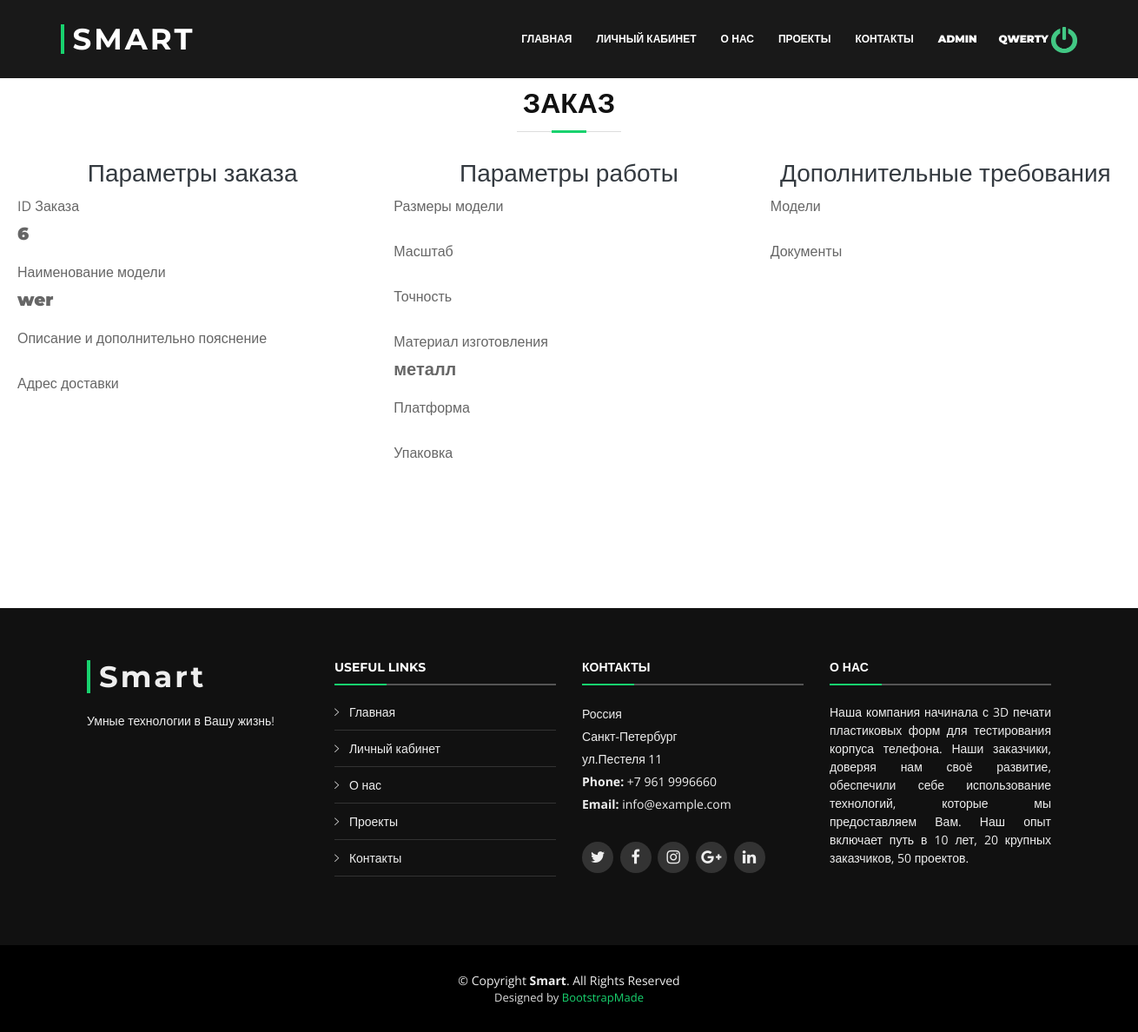
The page /services/order-details-3d.php?id=6 (signed in) on the database its author committed.
### tables this page shows
CREATE TABLE `users` (
  `id` int(11) NOT NULL,
  `login` varchar(255) NOT NULL,
  `phone` varchar(255) NOT NULL,
  `email` varchar(255) NOT NULL,
  `password` varchar(255) NOT NULL,
  `confirm_mail` varchar(255) NOT NULL,
  `verified` int(11) NOT NULL DEFAULT 0,
  `first_name` varchar(255) NOT NULL,
  `second_name` varchar(255) NOT NULL,
  `admin_param` varchar(255) NOT NULL
);

CREATE TABLE `orders_3d` (
  `id` int(11) NOT NULL,
  `user_id` int(11) NOT NULL,
  `service` varchar(255) NOT NULL,
  `create_at` datetime NOT NULL DEFAULT current_timestamp(),
  `address` longtext NOT NULL,
  `user_name` varchar(255) NOT NULL,
  `status` varchar(255) NOT NULL DEFAULT 'Новый',
  `model` varchar(255) NOT NULL,
  `description` text NOT NULL,
  `size_model` varchar(255) NOT NULL,
  `scale` varchar(255) NOT NULL,
  `accuracy` varchar(255) NOT NULL,
  `material` varchar(255) NOT NULL,
  `platform` varchar(255) NOT NULL,
  `packaging` varchar(255) NOT NULL,
  `file_modeles` varchar(255) NOT NULL,
  `file_document` varchar(255) NOT NULL,
  `category_id` int(11) NOT NULL
);

### services/order-details-3d.php (the view, shortened to what this page needs)
<?php
	include $_SERVER['DOCUMENT_ROOT'] ."/parts/header.php";
	include $_SERVER['DOCUMENT_ROOT'] ."/modules/services/order-vr.php";
	$sql = "SELECT * FROM `orders_3d` WHERE `id` = '" . $_GET['id'] . "' AND `user_id` = '" . $_COOKIE['polzovatel_id'] . "' ORDER BY `create_at` DESC";
	$result = $conn->query($sql);
	$row = mysqli_fetch_assoc($result);
?>
<div id="login_block" style="height: 600px">
          <header class="section-header">
            <h3 class="section-title">ЗАКАЗ</h3>
              </header>
<div class="container-fluid" id="form-service" style="padding-top: 10px; background-color: #fff; width: 1300px;">
	<form method="POST">
		<div class="row">
			<div id="form-text" class="col">
				<h3 class="text-center text-dark h3">Параметры заказа</h3>
				<div class="form-group">
					<label for="model">ID Заказа</label>
					<h5 class="text-dark-h3" > <?php echo $row['id'] ?></h5>
				  </div>
				<div class="form-group">
					<label for="model">Наименование модели</label>
					<h5 class="text-dark-h3" > <?php echo $row['model'] ?></h5>
				  </div>
				  <div class="form-group">
					<label for="description">Описание и дополнительно пояснение</label>
				  </div>
				  <div class="form-group">
					<label for="document">Адрес доставки</label>
				  </div>
			</div>
			<div id="form-text" class="col">
				<h3 class="text-center text-dark h3">Параметры работы</h3>
				<div class="form-group">
					<label for="size_model">Размеры модели</label>
				  </div>
				  <div class="form-group">
					<label for="scale">Масштаб</label>
				  </div>
				   <div class="form-group">
					<label for="accuracy">Точность</label>
				  </div>
				  <div class="form-group">
					<label for="material">Материал изготовления</label>
					<h5 class="text-dark-h3" > <?php echo $row['material'] ?></h5>
				  </div>
				   <div class="form-group">
					<label for="platform">Платформа</label>
				  </div>
				  <div class="form-group">
					<label for="packaging">Упаковка</label>
				  </div>
			</div>
			<div id="form-text" class="col">
				<h3 class="text-center text-dark h3">Дополнительные требования</h3>
				<div id="other">
				<div class="form-group">
					<label for="modeles">Модели</label>
				  </div>
				  <div class="form-group">
					<label for="document">Документы</label>
				  </div>
					</div>
				</div>
			</div>
		</div>
</div>
<?php
	include $_SERVER['DOCUMENT_ROOT'] ."/parts/footer.php"
?>

### parts/header.php (shortened to what this page needs)
<!DOCTYPE html>
<html lang="en">
<head>
  <link href="../assets/vendor/bootstrap/css/bootstrap.min.css" rel="stylesheet">
  <link href="../assets/vendor/icofont/icofont.min.css" rel="stylesheet">
  <link href="../assets/vendor/font-awesome/css/font-awesome.min.css" rel="stylesheet">
  <link href="../assets/vendor/ionicons/css/ionicons.min.css" rel="stylesheet">
  <link href="../assets/vendor/animate.css/animate.min.css" rel="stylesheet">
  <link href="../assets/vendor/venobox/venobox.css" rel="stylesheet">
  <link href="../assets/vendor/owl.carousel/assets/owl.carousel.min.css" rel="stylesheet">
  <link href="../assets/vendor/aos/aos.css" rel="stylesheet">
  <link href="../assets/css/style.css" rel="stylesheet">
  <link href="../assets/css/new.css" rel="stylesheet">
</head>
<body>
  <?php
    include $_SERVER['DOCUMENT_ROOT'] ."/config/db.php";
   ?>
<!-- <?php
      if (isset($_COOKIE["polzovatel_id"])) {
        $link = ("/personal.php");
      } else {
        $link = ("/index.php");
        echo "<script>alert(\"Вы не авторизованы\");</script>";
        }
      ?> -->
  <header id="header" class="fixed-top header-transparent">
    <div class="container-fluid">
      <div class="row justify-content-center">
        <div class="col-xl-11 d-flex align-items-center">
          <h1 class="logo mr-auto"><a href="/index.php">SMART</a></h1>
          <nav class="nav-menu d-none d-lg-block">
            <ul>
              <li class="<?php if($page == "home"){ echo 'active';} ?>"><a  href="/#intro">Главная</a></li>
              <li class="<?php if($page == "personal"){ echo 'active';} ?>"><a
              <?php
                if (isset($_COOKIE["polzovatel_id"])) {
                  $link = ("/personal.php");
                } else {
                  $link = ("/login.php");
                  }
                ?>
              href="<?php echo $link ?>">Личный кабинет</a></li>
              <li><a href="/#about">О нас</a></li>
              <li><a href="/#portfolio">Проекты</a></li>
              <li><a href="/#team">Контакты</a></li>
              <?php
                  if (isset($_COOKIE["polzovatel_id"])) {
                        $sql = "SELECT * FROM `users` WHERE `id` = " . $_COOKIE["polzovatel_id"] . " AND `admin_param` = 'Admin'";
                        $result = $conn->query($sql);
                        $polzovatel_admin = mysqli_fetch_assoc($result);
                        if($polzovatel_admin) {
                          ?>
                              <li><a href="/admin/modules/services.php"><strong>Admin</strong></a></li>
                          <?php
                        }
                  }
                  if (isset($_COOKIE["polzovatel_id"])) {
                        $sql = "SELECT * FROM users WHERE id=" . $_COOKIE["polzovatel_id"];
                        $result = $conn->query($sql);
                        $polzovatel = mysqli_fetch_assoc($result);
                          ?>
                              <a class="login" href="exit.php?exit=<?php echo $_COOKIE["polzovatel_id"] ?>" class="ml-3" name="exit"><strong><?php echo $polzovatel["login"]; ?> <img style="width: 30px; height: 30px " src="/assets/img/exit.png"></strong></a>
                          <?php
                  }else {
                    ?>
                      <a class="logout" href="/login.php" class="btn btn-outline-success ml-2">ВОЙТИ <span></span> </a>
                    <?php
                  }
                  ?>
            </ul>
          </nav>
        </div>
      </div>
    </div>
  </header>

### assets/css/style.css (style rules this page uses)
#login_block, #register_block { position: relative; margin-top: 100px; width: 100%; height: 550px; }
#header .login { margin-top: 5px; margin-left: 25px; }
body { background: #fff; color: #666666; font-family: "Open Sans", sans-serif; }
a { color: #18d26e; transition: 0.5s; }
h1, h2, h3, h4, h5, h6 { font-family: "Montserrat", sans-serif; font-weight: 400; margin: 0 0 20px 0; padding: 0; }
#header { transition: all 0.5s; z-index: 997; padding: 26px 0; background: rgba(0, 0, 0, 0.9); }
#header .logo { font-size: 34px; margin: 0; padding: 0; line-height: 1; font-family: "Montserrat", sans-serif; font-weight: 700; letter-spacing: 3px; padding-left: 10px; border-left: 4px solid #18d26e; }
#header .logo a { color: #fff; }
.nav-menu ul { margin: 0; padding: 0; list-style: none; }
.nav-menu > ul { display: flex; }
.nav-menu > ul > li { position: relative; white-space: nowrap; padding: 10px 0 10px 28px; }
.nav-menu a { display: block; position: relative; color: #fff; transition: 0.3s; font-size: 12px; font-family: "Montserrat", sans-serif; text-transform: uppercase; font-weight: 600; }
.mobile-nav { position: fixed; top: 55px; right: 15px; bottom: 15px; left: 15px; z-index: 9999; overflow-y: auto; background: #fff; transition: ease-in-out 0.2s; opacity: 0; visibility: hidden; border-radius: 10px; padding: 10px 0; }
.mobile-nav * { margin: 0; padding: 0; list-style: none; }
.mobile-nav a { display: block; position: relative; color: #333333; padding: 10px 20px; font-weight: 500; outline: none; }
.section-header h3 { font-size: 32px; color: #111; text-transform: uppercase; text-align: center; font-weight: 700; position: relative; padding-bottom: 15px; }
.section-header h3::before { content: ''; position: absolute; display: block; width: 120px; height: 1px; background: #ddd; bottom: 1px; left: calc(50% - 60px); }
.section-header h3::after { content: ''; position: absolute; display: block; width: 40px; height: 3px; background: #18d26e; bottom: 0; left: calc(50% - 20px); }

### assets/css/new.css (style rules this page uses)
#form-service { padding-top: 150px; background-color: #1111112b; }
#form-text .text-dark-h3 { font-weight: 900; }

### rows shown on the page
users: login "QWERTY"
orders_3d: id "6", model "wer", material "металл"
